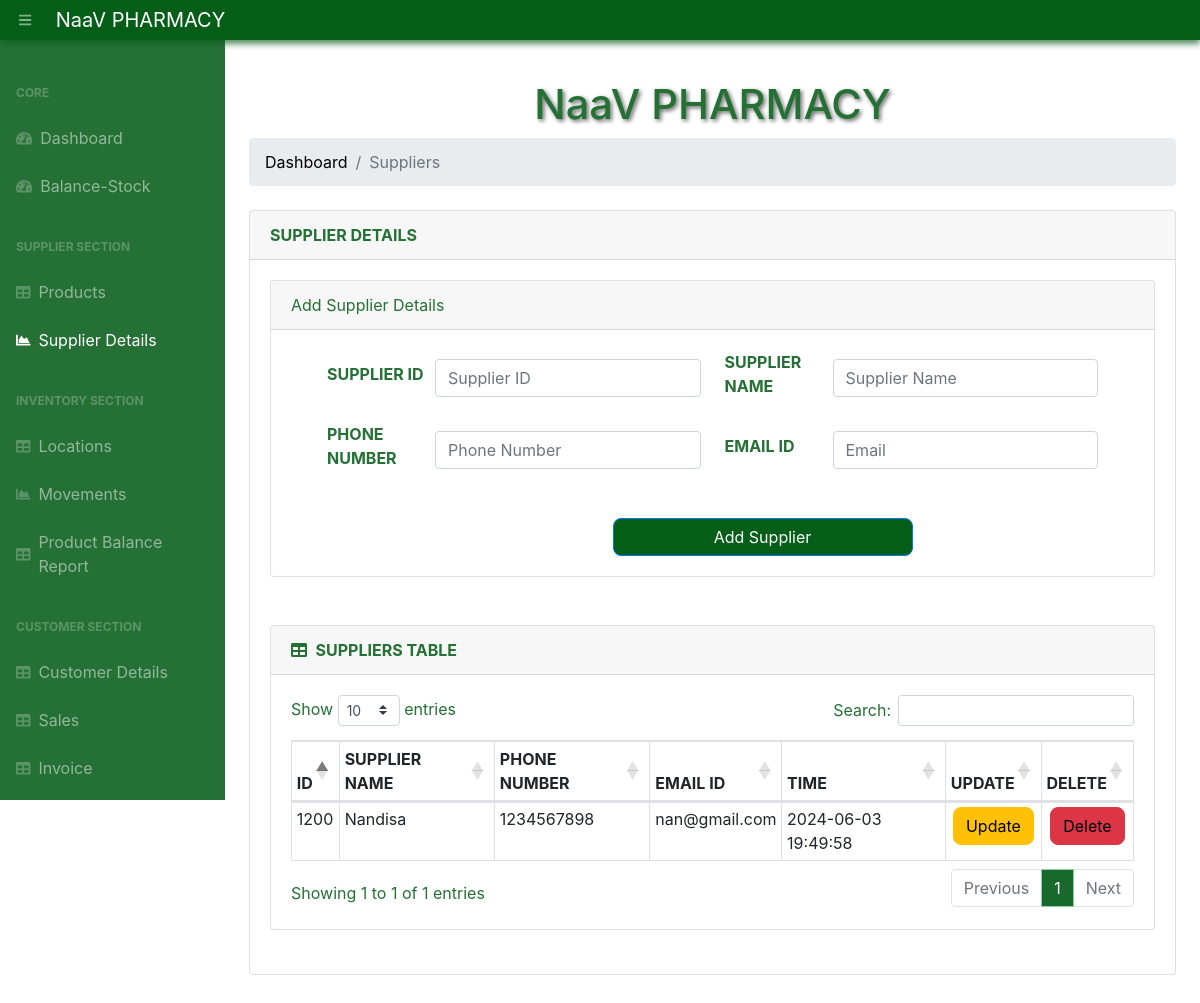
Screenshot of /suppliers/ with the database file from the repository.
### app.py (models this page shows, shortened)
class Supplier(db.Model):
    __tablename__ = 'suppliers'
    id = db.Column(db.Integer, primary_key=True)
    supplier_id = db.Column(db.Integer, nullable=False)
    name = db.Column(db.String(100), nullable=False)
    phone = db.Column(db.String(20), nullable=False)
    email = db.Column(db.String(100), nullable=False)
    date_created = db.Column(db.DateTime, default=datetime.utcnow)

### app.py (the view)
@app.route("/suppliers/", methods=["POST", "GET"])
def viewSuppliers():
    if request.method == "POST":
        supplier_id = request.form["supplier_id"]
        name = request.form["name"]
        phone = request.form["phone"]
        email = request.form["email"]
        new_supplier = Supplier(supplier_id=supplier_id, name=name, phone=phone, email=email)
        try:
            db.session.add(new_supplier)
            db.session.commit()
            return redirect("/suppliers/")
        except:
            return "There was an issue while adding a new Supplier"
    else:
        suppliers = Supplier.query.order_by(Supplier.date_created).all()
        return render_template("suppliers.html", suppliers=suppliers)

### templates/suppliers.html (shortened to what this page needs)
{% extends 'base.html' %}
{% block content %}
<main>
    <div class="container-fluid">
        <h1 class="mt-4">NaaV PHARMACY</h1>
        <ol class="breadcrumb mb-4">
            <li class="breadcrumb-item"><a href="/">Dashboard</a></li>
            <li class="breadcrumb-item active">Suppliers</li>
        </ol>
        <div class="card mb-5">
            <div class="card-header"><b>SUPPLIER DETAILS</b></div>
            <div class="card-body">
                <div class="card mb-5">
                    <div class="card-header">Add Supplier Details</div>
                    <div class="card-body">
                        <form action="/suppliers/" method="POST" id="supplier_details">
                            <div class="container">
                                <div class="d-flex flex-wrap">
                                    <div class="col-md-6 mb-3 d-flex align-items-center">
                                        <label for="supplier_id" class="mr-2 form-label"><b>SUPPLIER ID</b></label>
                                        <input class="form-control flex-grow-1" type="number" name="supplier_id" placeholder="Supplier ID" required>
                                    </div>
                                    <div class="col-md-6 mb-3 d-flex align-items-center">
                                        <label for="name" class="mr-2 form-label"><b>SUPPLIER NAME</b></label>
                                        <input class="form-control flex-grow-1" type="text" name="name" placeholder="Supplier Name" required>
                                    </div>
                                    <div class="col-md-6 mb-3 d-flex align-items-center">
                                        <label for="phone" class="mr-2 form-label"><b>PHONE NUMBER</b></label>
                                        <input class="form-control flex-grow-1"type="text" name="phone" placeholder="Phone Number" required>
                                    </div>
                                    <div class="col-md-6 mb-3 d-flex align-items-center">
                                        <label for="email" class="mr-2 form-label"><b>EMAIL ID</b></label>
                                        <input class="form-control flex-grow-1" type="email" name="email" placeholder="Email" required>
                                    </div>
                                </div>
                            </div>
                            <div class="form-group mt-4 mb-0 text-center">
                                <input type="submit" id="s" class="btn btn-primary btn-submit" value="Add Supplier">
                            </div>
                        </form>
                    </div>
                </div>
                <div class="card mb-4">
                    <div class="card-header">
                        <i class="fas fa-table mr-1"></i>
                        <b>SUPPLIERS TABLE</b>
                    </div>
                    <div class="card-body">
                        <div class="table-responsive">
                            {% if suppliers|length < 1 %}
                            <h4>There are no Suppliers, add one above</h4>
                            {% else %}
                            <table class="table table-bordered" id="dataTable" width="100%" cellspacing="0">
                                <thead>
                                    <tr>
                                        <th>ID</th>
                                        <th>SUPPLIER NAME</th>
                                        <th>PHONE NUMBER</th>
                                        <th>EMAIL ID</th>
                                        <th>TIME</th>
                                        <th>UPDATE</th>
                                        <th>DELETE</th>
                                    </tr>
                                </thead>
                                <tbody>
                                    {% for supplier in suppliers %}
                                    <tr>
                                        <td>{{ supplier.supplier_id }}</td>
                                        <td>{{ supplier.name }}</td>
                                        <td>{{ supplier.phone }}</td>
                                        <td>{{ supplier.email }}</td>
                                        <td>{{ supplier.date_created.strftime('%Y-%m-%d %H:%M:%S') }}</td>
                                        <td>
                                            <div class="sub">
                                                <button class="btn btn-warning btn-xs" type="submit">
                                                    <a href="/update-supplier/{{ supplier.id }}">Update</a>
                                                </button>
                                            </div>
                                        </td>
                                        <td>
                                            <div class="sub">
                                                <button class="btn btn-danger btn-xs" type="submit">
                                                    <a href="/delete-supplier/{{ supplier.id }}">Delete</a>
                                                </button>
                                            </div>
                                        </td>
                                    </tr>
                                    {% endfor %}
                                </tbody>
                            </table>
                            {% endif %}
                        </div>
                    </div>
                </div>
            </div>
        </div>
    </div>
</main>
{% endblock %}

### rows the page displays
Supplier: supplier_id "1200", name "Nandisa", phone "1234567898", email "nan@gmail.com", date_created "2024-06-03 19:49:58"
